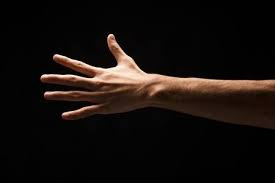
%> input picture 2D_hands/back3.jpg, 275 x 183 px
$ octave rgb_segment.m   (GNU Octave 9; MATLAB toolbox functions it lacks are replaced by stand-ins)
%> lines starting %> are read from the running program, lines starting %| are printed output that depends on the picture; in (x1, y1, x2, y2) boxes, pixels count from 0 and x2, y2 are one past the last pixel; in counts of white or black regions, pixels touching at a corner belong together; the program's own positions count from 1
clear;

image = imread("back3.jpg");
%> image is the input picture: size 183x275x3 uint8; mean R, G, B 22.6, 16.5, 13.5
r = image(:,:,1);
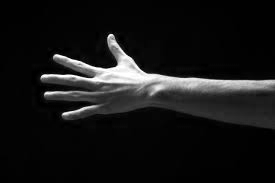
%> r: size 183x275 uint8; min 0, max 255, mean 22.6
g = image(:,:,2);
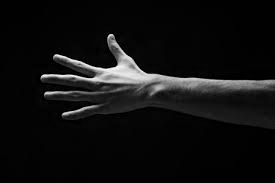
%> g: size 183x275 uint8; min 0, max 252, mean 16.5
b = image(:,:,3);
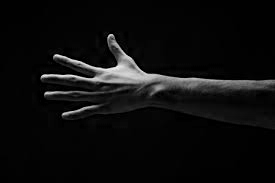
%> b: size 183x275 uint8; min 0, max 246, mean 13.5

% [6 lines of commented-out code are left out]


levelr = 0.07;
levelg = 0.03;
levelb = 0.007;
i1 = im2bw(r,levelr);
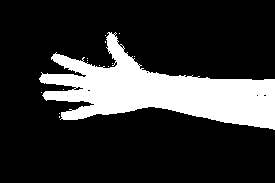
%> i1: size 183x275 logical; 20.3% white; 14 white regions (13 under 20 px), largest, box (x1, y1, x2, y2) and area: (39, 32, 275, 130) 10213
i2 = im2bw(g,levelg);
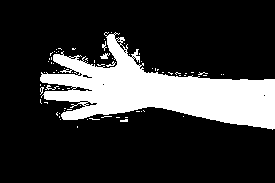
%> i2: size 183x275 logical; 21% white; 74 white regions (69 under 20 px), largest, box (x1, y1, x2, y2) and area: (40, 32, 275, 130) 10249, (100, 53, 110, 59) 34, (45, 85, 59, 90) 26, (102, 41, 107, 51) 20, (106, 61, 116, 67) 20
i3 = im2bw(b,levelb);
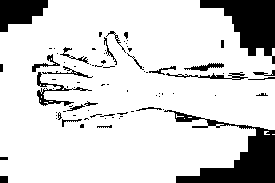
%> i3: size 183x275 logical; 83.7% white; 82 black regions (56 under 20 px), largest, box (x1, y1, x2, y2) and area: (164, 110, 275, 183) 2822, (200, 0, 275, 64) 2392, (0, 0, 48, 32) 1048
isum = (i1&i2&i3);
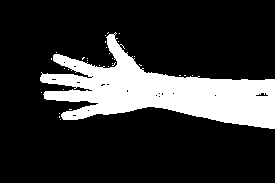
%> isum: size 183x275 logical; 19.8% white; 31 white regions (30 under 20 px), largest, box (x1, y1, x2, y2) and area: (40, 32, 275, 129) 9930

subplot(2,2,1),imshow(i1);
title('Red');
subplot(2,2,2),imshow(i2);
title('green');
subplot(2,2,3),imshow(i3);
title('blue');
subplot(2,2,4),imshow(isum);
title('sum');

$ run again, with 2D_hands/back4.jpg copied over 2D_hands/back3.jpg
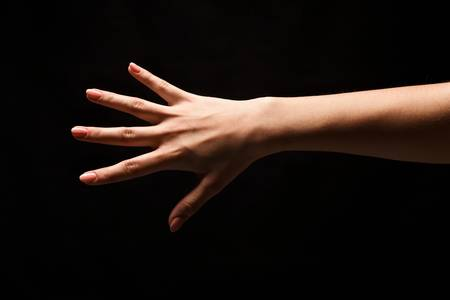
%> input picture 2D_hands/back4.jpg, 450 x 300 px
%> image is the input picture: size 300x450x3 uint8; mean R, G, B 29.6, 21.4, 17.4
%> i1: size 300x450 logical; 20.3% white; 31 white regions (30 under 20 px), largest, box (x1, y1, x2, y2) and area: (69, 60, 450, 232) 27404
%> i2: size 300x450 logical; 20.9% white; 122 white regions (113 under 20 px), largest, box (x1, y1, x2, y2) and area: (69, 56, 450, 232) 27232, (208, 38, 232, 50) 192, (192, 6, 216, 18) 164
%> i3: size 300x450 logical; 64.5% white; 135 black regions (104 under 20 px), largest, box (x1, y1, x2, y2) and area: (24, 151, 450, 300) 31564, (299, 0, 450, 93) 8859, (75, 176, 218, 241) 2440
%> `isum = (i1&i2&i3);`:
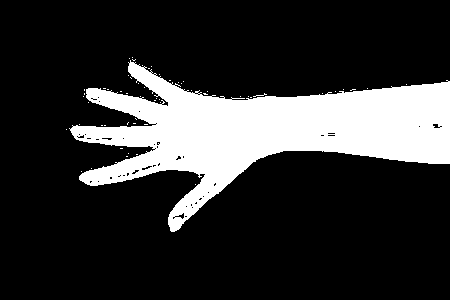
%> isum: size 300x450 logical; 19.8% white; 57 white regions (56 under 20 px), largest, box (x1, y1, x2, y2) and area: (69, 60, 450, 232) 26582
